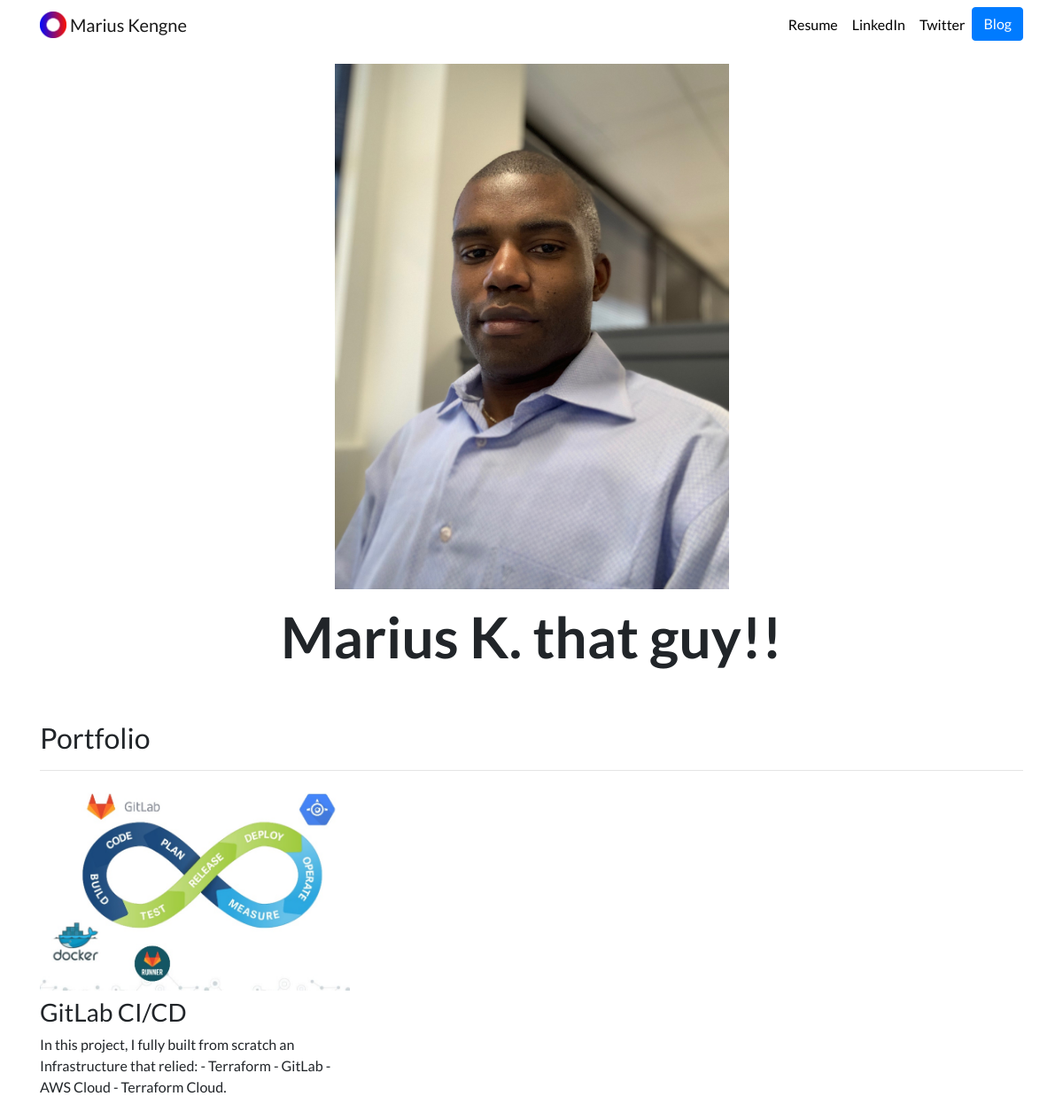
The page / on the database its author committed.
### portfolio/models.py (models this page shows, shortened)
class Project(models.Model):
    title = models.CharField(max_length=100)
    description = models.TextField(max_length=250)
    image = models.ImageField(upload_to='portfolio/images/')
    url = models.URLField(blank=True)

### portfolio/views.py (the view)
# urls.py: 2. Add a URL to urlpatterns:  path('', views.home, name='home')
def home(request):
    projects = Project.objects.all()
    return render(request, 'portfolio/home.html', {'projects': projects})

### portfolio/templates/portfolio/home.html
{% extends "portfolio/base.html" %}
{% load static %}
{% block content %}
<div class="row justify-content-center my-3">
  <div class="col-5">
    <img src="{% static 'portfolio/profile_picture.png' %}" class="img-fluid">
  </div>
</div>
<div class="row justify-content-center mb-3">
  <div class="col-md-9 text-center">
    <h1 id="hometext" class="font-weight-bold">Marius K. that guy!!</h1>
  </div>
</div>
<h2 class="mt-5">Portfolio</h2>
<hr>
<div class="row">
  {% for project in projects %}
  <div class="col-lg-4 col-md-6">
    {% if project.url %}
    <a href="{{ project.url }}">
      <img src="{{ project.image.url }}" class="img-fluid mb-2">
    </a>
    {% else %}
    <img src="{{ project.image.url }}" class="img-fluid mb-2">
    {% endif %}
    <h3>{{ project.title }}</h3>
    <p>{{ project.description }}</p>
  </div>
  {% endfor %}
</div>
{% endblock %}

### portfolio/templates/portfolio/base.html (shortened to what this page needs)
{% load static %}
<html lang="en">
<head>
  <link rel="stylesheet" href="https://stackpath.bootstrapcdn.com/bootstrap/4.4.1/css/bootstrap.min.css">
  <link rel="stylesheet" href="{% static 'portfolio/custom.css' %}">
</head>
<body>
  <nav id="topNav" class="navbar navbar-expand-md navbar-light">
    <div class="container">
      <a class="navbar-brand" href="{% url 'home' %}">
        <img src="{% static 'portfolio/Logo.png' %}" width="30" height="30" class="d-inline-block align-top" alt="Nick's Logo">
        <span>Marius Kengne</span>
      </a>
      <div class="collapse navbar-collapse text-center" id="navbarNav">
        <ul class="navbar-nav ml-auto">
          <li class="nav-item">
            <a class="nav-link" href="{% static 'portfolio/fecafoot.pdf' %}">Resume</a>
          </li>
          <li class="nav-item">
            <a class="nav-link" href="https://www.linkedin.com/in/mariuskengne/" target="_blank">LinkedIn</a>
          </li>
          <li class="nav-item">
            <a class="nav-link" href="https://twitter.com/" target="_blank">Twitter</a>
          </li>
          <li>
            <a role="button" href="{% url 'blog:all_blogs' %}" class="btn btn-primary">Blog</a>
          </li>
        </ul>
      </div>
    </div>
  </nav>
  <div class="container">
    {% block content %}{% endblock %}
  </div>
</body>
</html>

### portfolio/static/portfolio/custom.css (style rules this page uses)
.navbar-nav .nav-link { color: rgba(0,0,0,1) !important; }
body { font-family: 'Lato', sans-serif; }
@media (min-width: 992px) { #hometext { font-size: 4rem; } }

### rows shown on the page
Project: image (picture), title "GitLab CI/CD", description "In this project, I fully built from scratch an Infrastructure that relied: - Terraform - GitLab - AWS Cloud - Terraform Cloud."
